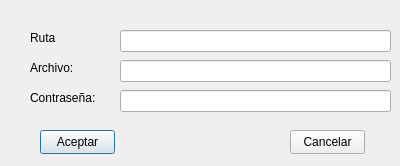
<?xml version="1.0" encoding="UTF-8"?>
<ui version="4.0">
 <class>ventana</class>
 <widget class="QDialog" name="ventana">
  <property name="geometry">
   <rect>
    <x>0</x>
    <y>0</y>
    <width>400</width>
    <height>166</height>
   </rect>
  </property>
  <property name="windowTitle">
   <string>Verificación</string>
  </property>
  <widget class="QLabel" name="label">
   <property name="geometry">
    <rect>
     <x>30</x>
     <y>90</y>
     <width>131</width>
     <height>16</height>
    </rect>
   </property>
   <property name="text">
    <string>Contraseña:</string>
   </property>
  </widget>
  <widget class="QLineEdit" name="txt_Contrasena">
   <property name="geometry">
    <rect>
     <x>120</x>
     <y>90</y>
     <width>271</width>
     <height>22</height>
    </rect>
   </property>
  </widget>
  <widget class="QLineEdit" name="txt_Archivo">
   <property name="geometry">
    <rect>
     <x>120</x>
     <y>60</y>
     <width>271</width>
     <height>22</height>
    </rect>
   </property>
  </widget>
  <widget class="QLabel" name="label_2">
   <property name="geometry">
    <rect>
     <x>30</x>
     <y>60</y>
     <width>131</width>
     <height>16</height>
    </rect>
   </property>
   <property name="text">
    <string>Archivo:</string>
   </property>
  </widget>
  <widget class="QPushButton" name="btn_Aceptar">
   <property name="geometry">
    <rect>
     <x>40</x>
     <y>130</y>
     <width>75</width>
     <height>24</height>
    </rect>
   </property>
   <property name="text">
    <string>Aceptar</string>
   </property>
  </widget>
  <widget class="QPushButton" name="btn_cancelar">
   <property name="geometry">
    <rect>
     <x>290</x>
     <y>130</y>
     <width>75</width>
     <height>24</height>
    </rect>
   </property>
   <property name="text">
    <string>Cancelar</string>
   </property>
  </widget>
  <widget class="QLineEdit" name="txt_Ruta">
   <property name="geometry">
    <rect>
     <x>120</x>
     <y>30</y>
     <width>271</width>
     <height>22</height>
    </rect>
   </property>
  </widget>
  <widget class="QLabel" name="label_3">
   <property name="geometry">
    <rect>
     <x>30</x>
     <y>30</y>
     <width>131</width>
     <height>16</height>
    </rect>
   </property>
   <property name="text">
    <string>Ruta</string>
   </property>
  </widget>
 </widget>
 <resources/>
 <connections/>
</ui>
